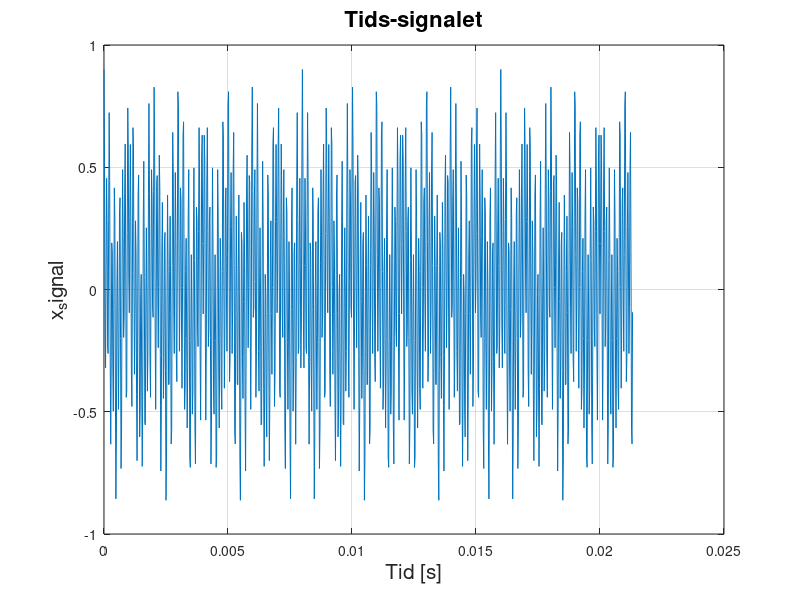
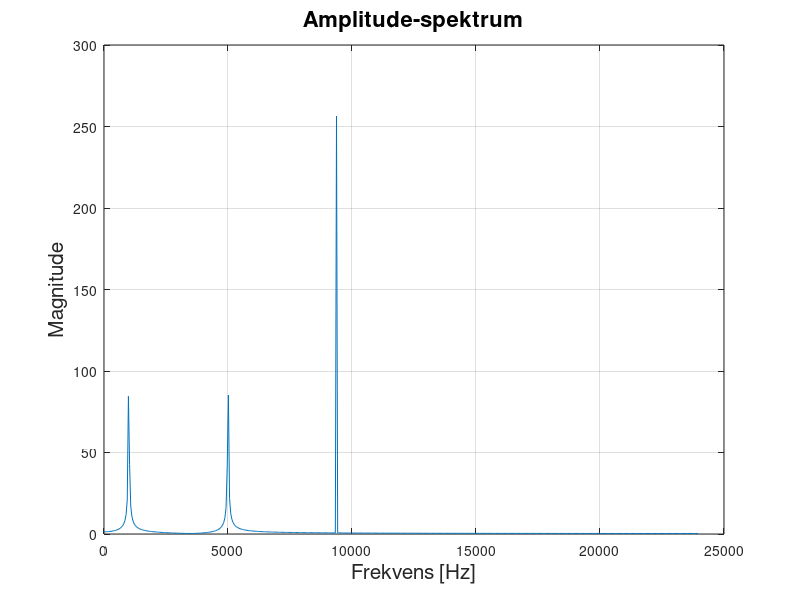
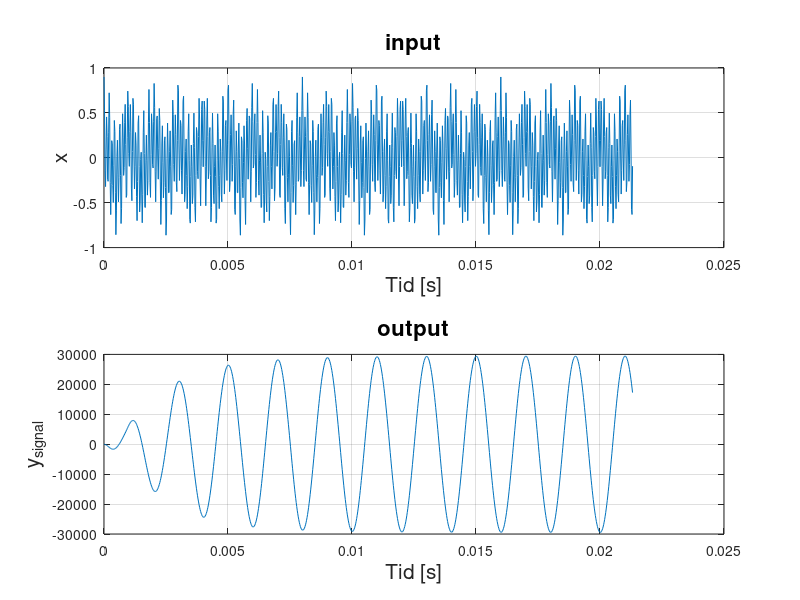
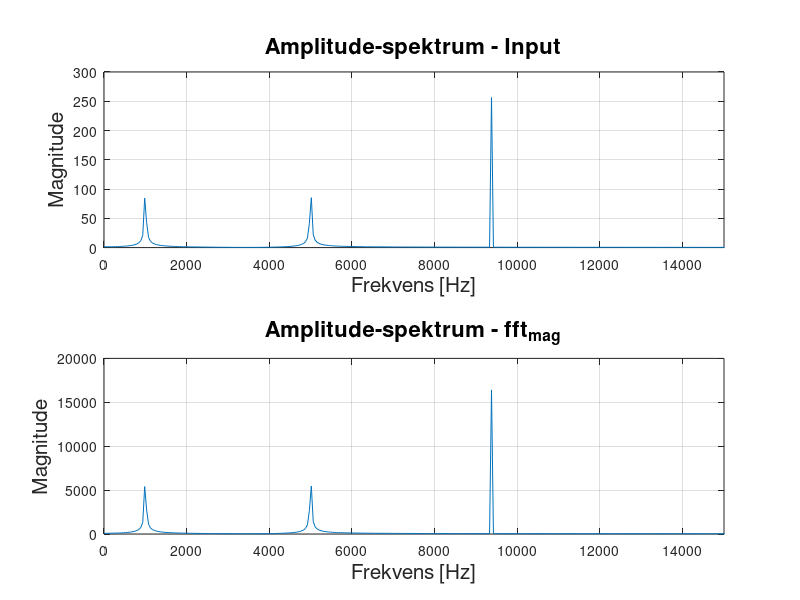

MATLAB code to generate these figures, in order:
clc; clear; close all;
%%
fs = 48000;

N = 1024;

t = [0:N-1]/fs;

x = 0.2 * cos( 2 * pi * 5000 * t ) +  0.5 * cos( 2 * pi * 9375 * t ) + 0.2* cos( 2 * pi * 1000 * t );
%sound(X,fs)
figure()
plot(t,x)
grid on;
xlabel('Tid [s]','FontSize', 15);
ylabel('x_signal','FontSize', 15);
title('Tids-signalet','FontSize', 16);

% Frekvensopløsning
f_res = fs/N;

% Frekvensakse
f_axis = [0:N-1]*f_res;

X = fft(x, N);

figure()
plot(f_axis(1:end/2), abs(X(1:end/2)))
grid on;
xlabel('Frekvens [Hz]','FontSize', 15)
ylabel('Magnitude','FontSize', 15)
title('Amplitude-spektrum','FontSize', 16)
%xlim([0 ])

x16 = x*2^15;
fid = fopen('x_signal.txt','w');
for i=1:length(x16)
    xtext = num2str(round(x16(i)));
    fprintf(fid, '%s,\r\n', xtext);
end
fclose(fid);

%%
load('y_signal.txt');
load('fft_mag.txt');

figure()
subplot(2,1,1)
plot(t,x)
grid on;
xlabel('Tid [s]','FontSize', 15);
ylabel('x','FontSize', 15);
title('input','FontSize', 16);
subplot(2,1,2)
plot(t,y_signal)
grid on;
xlabel('Tid [s]','FontSize', 15);
ylabel('y_{signal}','FontSize', 15);
title('output','FontSize', 16);

%%
figure()
subplot(2,1,1)
plot(f_axis(1:end/2), abs(X(1:end/2)))
grid on;
xlabel('Frekvens [Hz]','FontSize', 15)
ylabel('Magnitude','FontSize', 15)
title('Amplitude-spektrum - Input','FontSize', 16)
xlim([0 15000])
subplot(2,1,2)
plot(f_axis(1:end/2), abs(fft_mag(1:end/2)))
grid on;
xlabel('Frekvens [Hz]','FontSize', 15)
ylabel('Magnitude','FontSize', 15)
title('Amplitude-spektrum - fft_{mag}','FontSize', 16)
xlim([0 15000])

Y = fft(y_signal,N);

figure()
subplot(2,1,1)
plot(f_axis(1:end/2), abs(Y(1:end/2)))
grid on;
xlabel('Frekvens [Hz]','FontSize', 15)
ylabel('Magnitude','FontSize', 15)
title('Y','FontSize', 16)
xlim([0 15000])
subplot(2,1,2)
plot(f_axis(1:end/2), abs(fft_mag(1:end/2)))
grid on;
xlabel('Frekvens [Hz]','FontSize', 15)
ylabel('Magnitude','FontSize', 15)
title('Amplitude-spektrum','FontSize', 16)
xlim([0 15000])



%%
a = [1 -0.64 0.902]
b = [1 -0.673 1]

freqz(b, a, N, 'half', fs)

